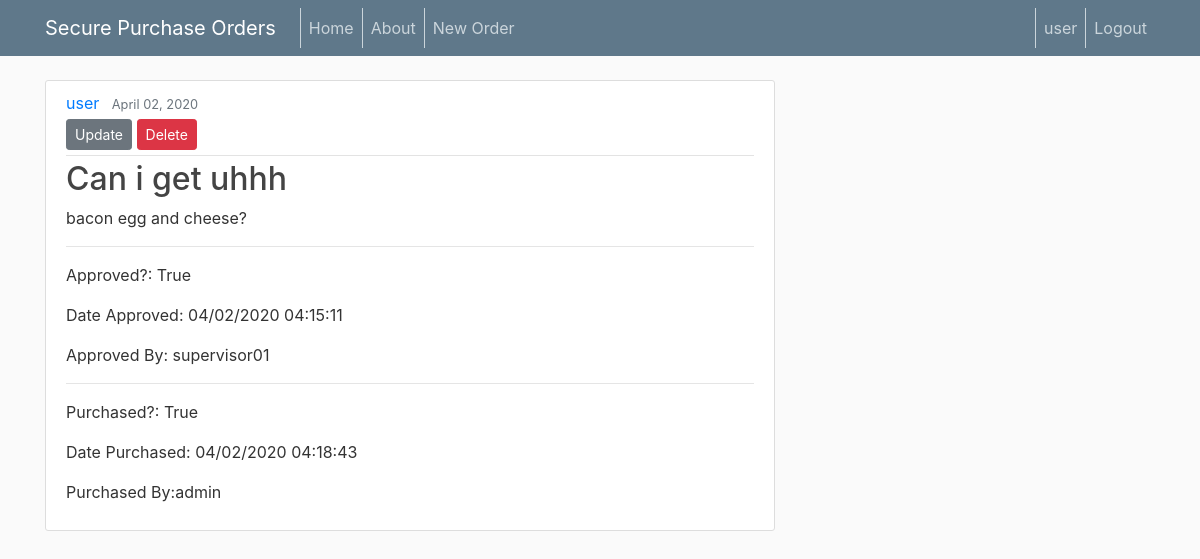
The page /order/6/ (signed in) on the database its author committed.
### users/models.py (models this page shows)
class User(AbstractUser):
    is_supervisor = models.BooleanField('supervisor status', default=False)
    is_purchasing = models.BooleanField('purchasing department status', default=False)

### purchaseorder/models.py (models this page shows, shortened)
class order(models.Model):
    title = models.CharField(max_length=100)
    content = models.TextField()
    date_ordered = models.DateTimeField(default=timezone.now)
    author = models.ForeignKey(settings.AUTH_USER_MODEL, on_delete=models.DO_NOTHING)
    approved = models.BooleanField(default=False)
    approvedBy = models.CharField(max_length=100)
    dateApproved = models.CharField(max_length=100)
    purchased = models.BooleanField(default=False)
    purchasedBy = models.CharField(max_length=100)
    datePurchased = models.CharField(max_length=100)
    signedPurchase = models.CharField(max_length=1000)
    signedSupervisor = models.CharField(max_length=1000)

### purchaseorder/views.py (the view)
# urls.py: path('order/<int:pk>/', orderDetailView.as_view(), name='order-detail'),
class orderDetailView(UserPassesTestMixin,DetailView):
    model = order
    def test_func(self):
        order = self.get_object()
        if self.request.user == order.author:
            return True
        elif self.request.user.is_supervisor:
            return True
        elif self.request.user.is_purchasing:
            return True
        else:
            return False

### purchaseorder/templates/purchaseorder/order_detail.html (shortened to what this page needs)
{% extends "purchaseorder/base.html" %}
{% block content %}
  <article class="media content-section">
    <div class="media-body">
      <div class="article-metadata">
        <a class="mr-2" href="#">{{ object.author }}</a>
        <small class="text-muted">{{ object.date_ordered|date:"F d, Y" }}</small>
        {% if object.author == user %}
          <div>
            <a class="btn btn-secondary btn-sm mt-1 mb-1" href="{% url 'order-update' object.id %}">Update</a>
            <a class="btn btn-danger btn-sm mt-1 mb-1" href="{% url 'order-delete' object.id %}">Delete</a>
          </div>
        {% endif %}
      </div>
      <h2 class="article-title">{{ object.title }}</h2>
      <p class="article-content">{{ object.content }}</p>
      <hr>
      <p class="article-content">Approved?: {{ object.approved}}</p>
      <p class="article-content">Date Approved: {{ object.dateApproved }}</p>
      <p class="article-content">Approved By: {{ object.approvedBy }}</p>
      <hr>
      <p class="article-content">Purchased?: {{ object.purchased }}</p>
      <p class="article-content">Date Purchased: {{ object.datePurchased }}</p>
      <p class="article-content">Purchased By:{{ object.purchasedBy }}</p>
    </div>
  </article>
{% endblock content %}

### purchaseorder/templates/purchaseorder/base.html (shortened to what this page needs)
{% load static %}
{% load crispy_forms_tags %}
<!DOCTYPE html>
<html>
<head>
    <link rel="stylesheet" href="https://maxcdn.bootstrapcdn.com/bootstrap/4.0.0/css/bootstrap.min.css">
    <link rel="stylesheet" type="text/css" href="{% static 'purchaseorder/main.css' %}">
</head>
{% if user.is_authenticated %}
  <body>
      <header class="site-header">
        <nav class="navbar navbar-expand-md navbar-dark bg-steel fixed-top">
          <div class="container">
            <a class="navbar-brand mr-4" href="{% url 'purchaseorder-home' %}">Secure Purchase Orders</a>
            <div class="collapse navbar-collapse" id="navbarToggle">
              <div class="navbar-nav mr-auto">
                <a class="nav-item nav-link" href="{% url 'purchaseorder-home' %}">Home</a>
                <a class="nav-item nav-link" href="{% url 'purchaseorder-about' %}">About</a>
                <a class="nav-item nav-link" href="{% url 'order-create' %}">New Order</a>
              </div>
              <div class="navbar-nav">
                {% if user.is_authenticated %}
                <a class="nav-item nav-link"> {{ user.username }} </a>
                  <a class="nav-item nav-link" href="{%url 'logout'%}"> Logout </a>
                {%else %}
                <a class="nav-item nav-link" href="{%url 'login' %}">Login</a>
                <a class="nav-item nav-link" href="{%url 'register' %}">Register</a>
                {% endif %}
              </div>
            </div>
          </div>
        </nav>
      </header>
      <main role="main" class="container">
        <div class="row">
          <div class="col-md-8">
            {% block content %}{% endblock %}
          </div>
        </div>
      </main>
  </body>
  </html>
{% endif %}

### purchaseorder/static/purchaseorder/main.css (style rules this page uses)
body { background: #fafafa; color: #333333; margin-top: 5rem; }
h1, h2, h3, h4, h5, h6 { color: #444444; }
.bg-steel { background-color: #5f788a; }
.site-header .navbar-nav .nav-link { color: #cbd5db; border-left: 1px solid #cbd5db }
.content-section { background: #ffffff; padding: 10px 20px; border: 1px solid #dddddd; border-radius: 3px; margin-bottom: 20px; }
.article-title { color: #444444; }
.article-content { white-space: pre-line; }
.article-metadata { padding-bottom: 1px; margin-bottom: 4px; border-bottom: 1px solid #e3e3e3 }

### rows shown on the page
User: username "user"
order: author "user", date_ordered "April 02, 2020", title "Can i get uhhh", content "bacon egg and cheese?", approved "True", dateApproved "04/02/2020 04:15:11", approvedBy "supervisor01", purchased "True", datePurchased "04/02/2020 04:18:43", purchasedBy "admin"
